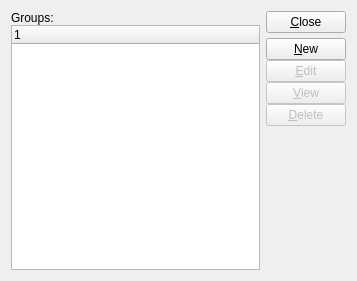
<?xml version="1.0" encoding="UTF-8"?>
<ui version="4.0">
 <comment>This file is part of the xTuple ERP: PostBooks Edition, a free and
open source Enterprise Resource Planning software suite,
Copyright (c) 1999-2018 by OpenMFG LLC, d/b/a xTuple.
It is licensed to you under the Common Public Attribution License
version 1.0, the full text of which (including xTuple-specific Exhibits)
is available at www.xtuple.com/CPAL.  By using this software, you agree
to be bound by its terms.</comment>
 <class>crmGroups</class>
 <widget class="QWidget" name="crmGroups">
  <property name="geometry">
   <rect>
    <x>0</x>
    <y>0</y>
    <width>357</width>
    <height>281</height>
   </rect>
  </property>
  <property name="windowTitle">
   <string>List Groups</string>
  </property>
  <layout class="QHBoxLayout">
   <item>
    <layout class="QVBoxLayout">
     <property name="spacing">
      <number>0</number>
     </property>
     <property name="margin">
      <number>0</number>
     </property>
     <item>
      <widget class="QLabel" name="_crmGroupsLit">
       <property name="text">
        <string>Groups:</string>
       </property>
      </widget>
     </item>
     <item>
      <widget class="XTreeWidget" name="_grp"/>
     </item>
    </layout>
   </item>
   <item>
    <layout class="QVBoxLayout">
     <property name="spacing">
      <number>5</number>
     </property>
     <property name="margin">
      <number>0</number>
     </property>
     <item>
      <widget class="QPushButton" name="_close">
       <property name="text">
        <string>&amp;Close</string>
       </property>
      </widget>
     </item>
     <item>
      <layout class="QVBoxLayout">
       <property name="spacing">
        <number>0</number>
       </property>
       <property name="margin">
        <number>0</number>
       </property>
       <item>
        <widget class="QPushButton" name="_new">
         <property name="text">
          <string>&amp;New</string>
         </property>
        </widget>
       </item>
       <item>
        <widget class="QPushButton" name="_edit">
         <property name="enabled">
          <bool>false</bool>
         </property>
         <property name="text">
          <string>&amp;Edit</string>
         </property>
        </widget>
       </item>
       <item>
        <widget class="QPushButton" name="_view">
         <property name="enabled">
          <bool>false</bool>
         </property>
         <property name="text">
          <string>&amp;View</string>
         </property>
        </widget>
       </item>
       <item>
        <widget class="QPushButton" name="_delete">
         <property name="enabled">
          <bool>false</bool>
         </property>
         <property name="text">
          <string>&amp;Delete</string>
         </property>
        </widget>
       </item>
      </layout>
     </item>
     <item>
      <spacer name="Spacer21">
       <property name="orientation">
        <enum>Qt::Vertical</enum>
       </property>
       <property name="sizeType">
        <enum>QSizePolicy::Expanding</enum>
       </property>
       <property name="sizeHint" stdset="0">
        <size>
         <width>20</width>
         <height>20</height>
        </size>
       </property>
      </spacer>
     </item>
    </layout>
   </item>
  </layout>
 </widget>
 <layoutdefault spacing="6" margin="11"/>
 <customwidgets>
  <customwidget>
   <class>XTreeWidget</class>
   <extends>QTreeWidget</extends>
   <header>xtreewidget.h</header>
   <container>1</container>
  </customwidget>
 </customwidgets>
 <tabstops>
  <tabstop>_custgrp</tabstop>
  <tabstop>_new</tabstop>
  <tabstop>_edit</tabstop>
  <tabstop>_view</tabstop>
  <tabstop>_delete</tabstop>
  <tabstop>_close</tabstop>
 </tabstops>
 <resources/>
 <connections>
  <connection>
   <sender>_close</sender>
   <signal>clicked()</signal>
   <receiver>crmGroups</receiver>
   <slot>close()</slot>
   <hints>
    <hint type="sourcelabel">
     <x>20</x>
     <y>20</y>
    </hint>
    <hint type="destinationlabel">
     <x>20</x>
     <y>20</y>
    </hint>
   </hints>
  </connection>
  <connection>
   <sender>_custgrp</sender>
   <signal>valid(bool)</signal>
   <receiver>_view</receiver>
   <slot>setEnabled(bool)</slot>
   <hints>
    <hint type="sourcelabel">
     <x>20</x>
     <y>20</y>
    </hint>
    <hint type="destinationlabel">
     <x>20</x>
     <y>20</y>
    </hint>
   </hints>
  </connection>
 </connections>
</ui>
